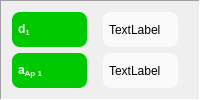
          <widget class="QFrame" name="frame_cond1_1">
           <property name="frameShape">
            <enum>QFrame::Panel</enum>
           </property>
           <property name="frameShadow">
            <enum>QFrame::Sunken</enum>
           </property>
           <layout class="QGridLayout" name="gridLayout_41">
            <item row="0" column="0">
             <widget class="QLabel" name="tApertureDist1_Label_2">
              <property name="font">
               <font>
                <weight>75</weight>
                <bold>true</bold>
               </font>
              </property>
              <property name="styleSheet">
               <string notr="true">QLabel {background-color: #00c800;
color: #fafafa;
border: 0px solid grey;
border-radius: 8px;
padding: 3px;
margin-right: 10px}</string>
              </property>
              <property name="text">
               <string>d&lt;sub&gt;1&lt;/sub&gt;</string>
              </property>
             </widget>
            </item>
            <item row="0" column="1">
             <widget class="QLabel" name="apertureDist1_Label_2">
              <property name="styleSheet">
               <string notr="true">QLabel {background-color: #fafafa}
QLabel {color: #000000}
QLabel {border: 0px solid grey}
QLabel {border-radius: 8px}
QLabel {padding: 3px}
QLabel {margin-right: 10px}</string>
              </property>
              <property name="text">
               <string>TextLabel</string>
              </property>
             </widget>
            </item>
            <item row="1" column="0">
             <widget class="QLabel" name="tApertureDiam1_Label_2">
              <property name="font">
               <font>
                <weight>75</weight>
                <bold>true</bold>
               </font>
              </property>
              <property name="styleSheet">
               <string notr="true">QLabel {background-color: #00c800;
color: #fafafa;
border: 0px solid grey;
border-radius: 8px;
padding: 3px;
margin-right: 10px}</string>
              </property>
              <property name="text">
               <string>a&lt;sub&gt;Ap 1&lt;/sub&gt;</string>
              </property>
             </widget>
            </item>
            <item row="1" column="1">
             <widget class="QLabel" name="apertureDiam1_Label_2">
              <property name="styleSheet">
               <string notr="true">QLabel {background-color: #fafafa}
QLabel {color: #000000}
QLabel {border: 0px solid grey}
QLabel {border-radius: 8px}
QLabel {padding: 3px}
QLabel {margin-right: 10px}</string>
              </property>
              <property name="text">
               <string>TextLabel</string>
              </property>
             </widget>
            </item>
           </layout>
          </widget>
